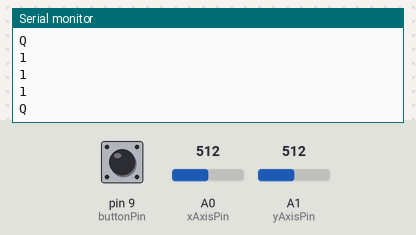
The sketch below on a simulated Arduino Uno, built with avr-gcc and run on an emulated ATmega328P. Parts: the last lines printed to the serial monitor. The inputs (shaded band) are chosen by the test bench; at power-on: A0 (xAxisPin) = 512, pin 9 (buttonPin) HIGH, A1 (yAxisPin) = 512.

Above: at 1.2 s.
1.3 s: A0 (xAxisPin) set to 716
At 1.32 s:
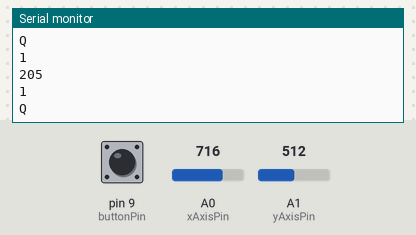
2.8 s: pin 9 (buttonPin) pulled LOW for 0.15 s
4.4 s: A1 (yAxisPin) set to 306
5.9 s: A0 (xAxisPin) set to 900
At 6.6 s:
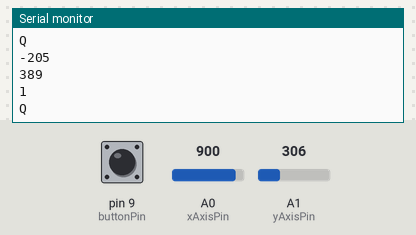
7.4 s: A1 (yAxisPin) set to 122
Timing chart, 0 to 9.9 s (numbered marks = the images above; inputs shaded):
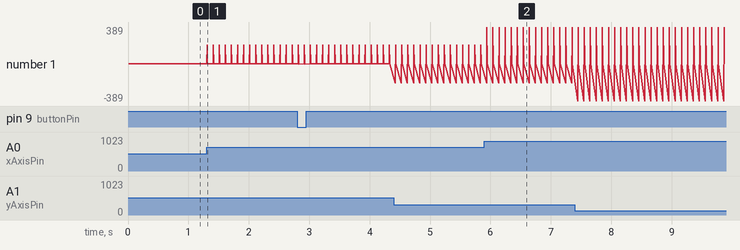

Measured:
- after the input at 1.3 s, the serial monitor: prints a new line at once (image 1)
- after the input at 5.9 s, the serial monitor: prints a new line at once (image 2)

The sketch:

sketch_joystick_and_button.ino
```cpp
int xAxisPin = 0;
int yAxisPin = 1;
int buttonPin = 9;
int xVal, yVal, button;

void setup() {
  pinMode(buttonPin, INPUT_PULLUP);
  Serial.begin(9600);
  Serial.println("UNO is ready!");
}

boolean commandsFromValue(char commandMin, char commandMax, int value){
  if(value>100){
      Serial.println(commandMax);
    } else if(value<-100){
      Serial.println(commandMin);
    }
}

void loop() {
  xVal = analogRead(yAxisPin) - 511;
  Serial.println(xVal);
  yVal = analogRead(xAxisPin) - 511;
  Serial.println(yVal);
  button = digitalRead(buttonPin);
  Serial.println(button);

  if(button == 1){
    Serial.println('Q');
  } else if(abs(xVal)>abs(yVal)){
    commandsFromValue('L','R',xVal);
  } else{
    commandsFromValue('D','U',yVal);
  }

  delay(100);
}
```
